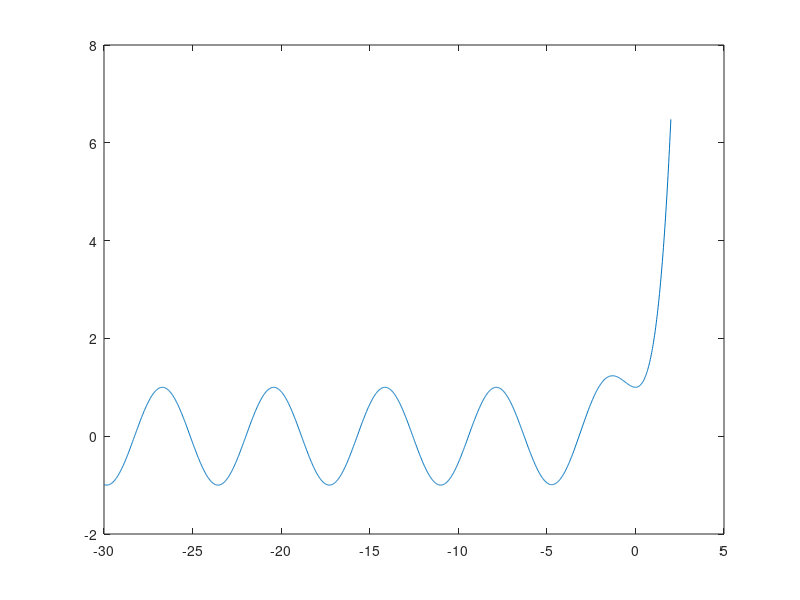
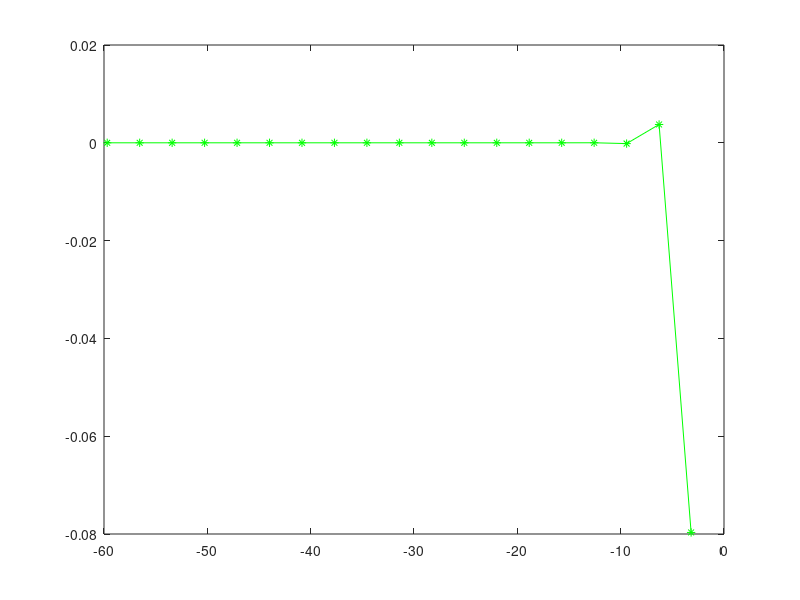
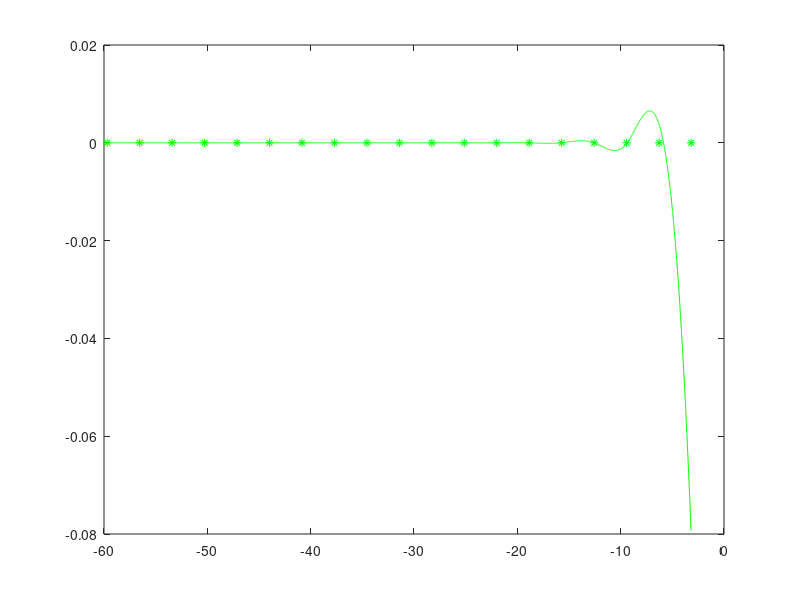

Here is the MATLAB script that generated these plots, in order:
clear all
t=-30:0.02:2;

n=length(t);
for i=1:n
x=exp(t)-sin(t);
end
figure (1);
plot(t,x)


%%%% BISECCION %%%%
1; 
function y=f(t1)
y=exp(t1)-sin(t1);
end
tic
t1=-60:pi:0;
z=[];
for u=1:19
a=t1(u);
b=t1(u+1);
  for i=1:20
      c=(a+b)./2;
      if abs(f(c))<(10^(-8));
      break
      elseif f(a).*f(c)<0;
      b=c;
      else
      a=c;
      end
  end
z=[z,c];
end  
disp(z);
T1=toc

%%%% SECANTE %%%%

1;
function y=f(t)
y=exp(t)-sin(t);
end

v=[];
o=0:-pi:-60;

tic

for i=1:(length(o)-1)
  a=o(i);
  b=o(i+1);

  tolerancia=0.0000000000001;

  do 
    xa=b-(((f(b))*(b-a))./((f(b))-(f(a)) ));
  
  
    a=b;
    b=xa;
  until abs(f(b))<tolerancia

v=[v,xa(end)];

end
disp(v)
T2=toc



%%%% SPLINE GRADO 1%%%% 
t5=-60:0.1:2;

function y=s(t5)
  y=(-exp(t5)-sin(t5))/(exp(t5)-cos(t5));
end

SPLINE1=[];

for u=1:19
    Sn=s(v(u));
    SPLINE1=[SPLINE1 Sn];
end

figure (2);
plot(v, SPLINE1, 'g*-');


%%%% SPLINE CUADRATICO %%%%






%%%% SPLINE CÚBICO %%%%
x=f(v);
inter=v(end):0.01:v;
splinenotaknot=spline(v,SPLINE1,inter);

figure(4);
plot(v,x,'g*',inter,splinenotaknot,'g');